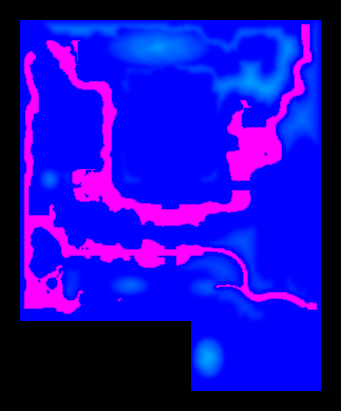
#> input picture tex/layout.png, 341 x 411 px
$ python check_paths.py
#> lines starting #> are read from the running program, lines starting #| are printed output that depends on the picture
"""检查道路：每条路在哪里跨水（会自动架桥）、是否穿过院落。用法：python3 tools/layout/check_paths.py"""
import json, os, numpy as np
from PIL import Image
HERE = os.path.dirname(os.path.abspath(__file__)); ROOT = os.path.dirname(os.path.dirname(HERE))
a = np.asarray(Image.open(os.path.join(ROOT, 'tex', 'layout.png'))).astype(float)
W = a[..., 0] / 255; H = a[..., 1] / 255 * 24
#> after `W = a[..., 0] / 255`:
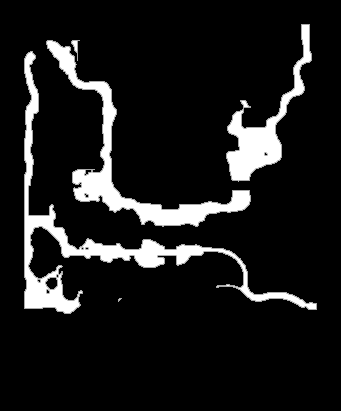
#> W: shape (411, 341) float64; min 0, max 1, mean 0.106
#> after `H = a[..., 1] / 255 * 24`:
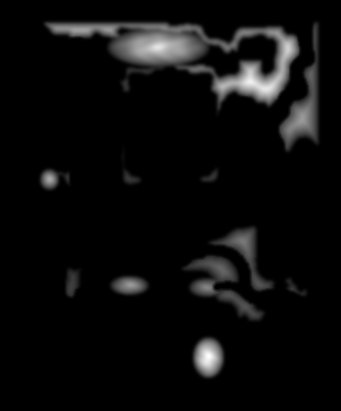
#> H: shape (411, 341) float64; min 0, max 15.72, mean 0.738; drawn with min black and max white
#> (the run stopped early here; a loop or call above may not have finished)
